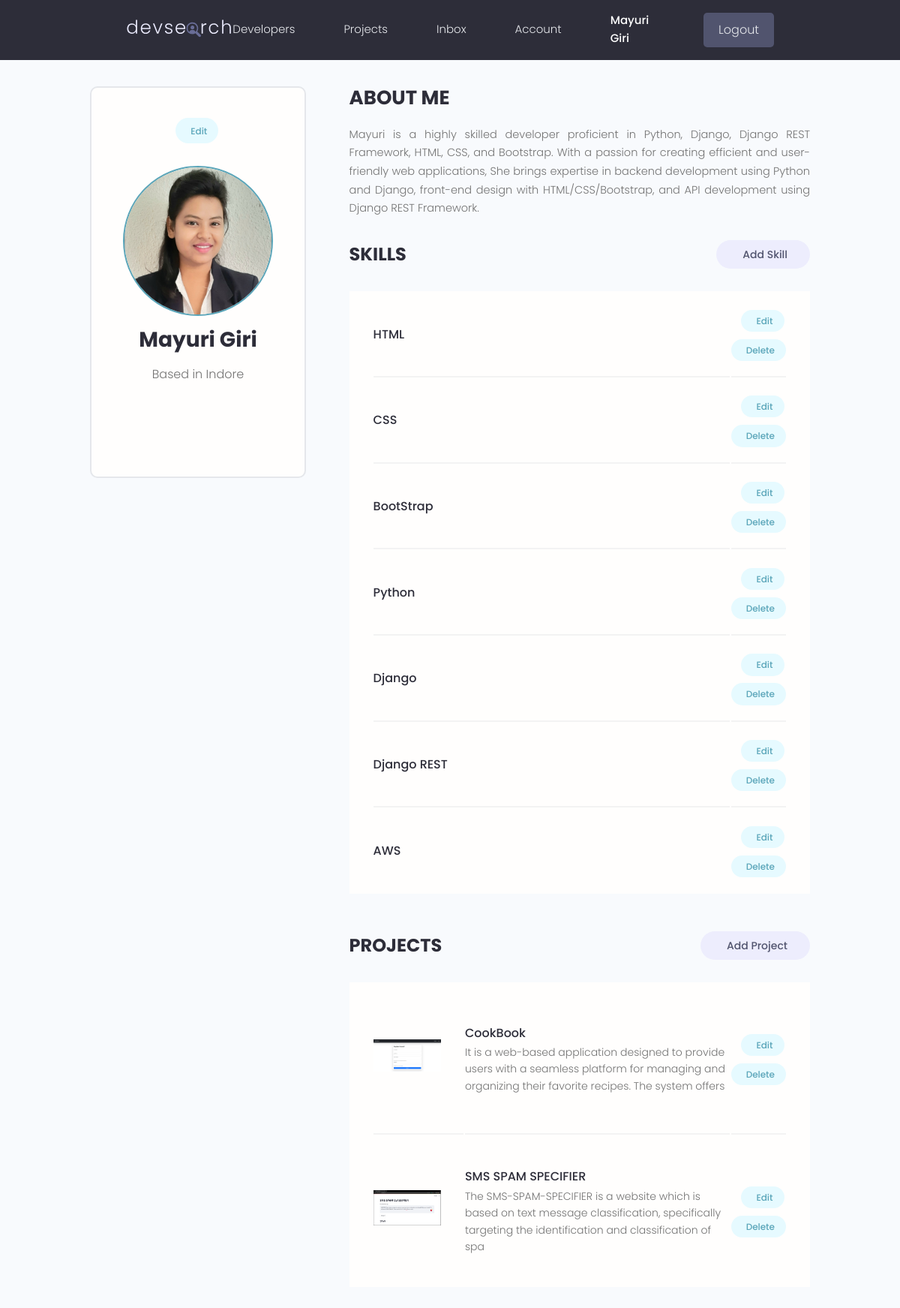
Screenshot of /account/ (signed in) with the database file from the repository.
### users/models.py (models this page shows, shortened)
class Profile(models.Model):
    user = models.OneToOneField(
        User, on_delete=models.CASCADE, null=True, blank=True)
    name = models.CharField(max_length=200, blank=True, null=True)
    email = models.EmailField(max_length=500, blank=True, null=True)
    username = models.CharField(max_length=200, blank=True, null=True)
    location = models.CharField(max_length=200, blank=True, null=True)
    short_intro = models.CharField(max_length=200, blank=True, null=True)
    bio = models.TextField(blank=True, null=True)
    profile_image = models.ImageField(null=True, blank=True, upload_to='profiles/', default="profiles/user-default.png")
    social_github = models.CharField(max_length=200, blank=True, null=True)
    social_twitter = models.CharField(max_length=200, blank=True, null=True)
    social_linkedin = models.CharField(max_length=200, blank=True, null=True)
    social_youtube = models.CharField(max_length=200, blank=True, null=True)
    social_website = models.CharField(max_length=200, blank=True, null=True)
    created = models.DateTimeField(auto_now_add=True)
    id = models.UUIDField(default=uuid.uuid4, unique=True,
                          primary_key=True, editable=False)
    class Meta:
        ordering = ['created']
    @property
    def imageURL(self):
        try:
            url = self.profile_image.url
        except:
            url = ''
        return url

class Skill(models.Model):
    owner = models.ForeignKey(
        Profile, on_delete=models.CASCADE, null=True, blank=True)
    name = models.CharField(max_length=200, blank=True, null=True)
    description = models.TextField(null=True, blank=True)
    created = models.DateTimeField(auto_now_add=True)
    id = models.UUIDField(default=uuid.uuid4, unique=True,
                          primary_key=True, editable=False)

### projects/models.py (models this page shows, shortened)
class Project(models.Model):
    owner = models.ForeignKey(
        Profile, null=True, blank=True, on_delete=models.CASCADE)
    title = models.CharField(max_length=200)
    description = models.TextField(null=True, blank=True)
    featured_image = models.ImageField(null=True, blank=True, default="default.jpg")
    demo_link = models.CharField(max_length=2000, null=True, blank=True)
    source_link = models.CharField(max_length=2000, null=True, blank=True)
    tags = models.ManyToManyField('Tag', blank=True)
    vote_total = models.IntegerField(default=0, null=True, blank=True)
    vote_ratio = models.IntegerField(default=0, null=True, blank=True)
    created = models.DateTimeField(auto_now_add=True)
    id = models.UUIDField(default=uuid.uuid4, unique=True, primary_key=True, editable=False)
    class Meta:
        ordering = ['-vote_ratio', '-vote_total', 'title']
    @property
    def imageURL(self):
        try:
            url = self.featured_image.url
        except:
            url = ''
        return url

### users/views.py (the view)
# urls.py: path('account/', views.userAccount, name="account"),
@login_required(login_url='login')
def userAccount(request):
    profile = request.user.profile
    skills = profile.skill_set.all()
    projects = profile.project_set.all()
    context = {'profile': profile, 'skills': skills, 'projects': projects}
    return render(request, 'users/account.html', context)

### users/templates/users/account.html (shortened to what this page needs)
{% extends 'main.html' %}
{% block content %}
<main class="settingsPage profile my-md">
  <div class="container">
    <div class="layout">
      <div class="column column--1of3">
        <div class="card text-center">
          <div class="card__body dev">
            <a class="tag tag--pill tag--main settings__btn" href="{% url 'edit-account' %}">
              Edit</a>
            <img class="avatar avatar--xl dev__avatar" src="{{profile.imageURL}}" />
            <h2 class="dev__name">{{profile.name}}</h2>
            <p class="dev__location">Based in {{profile.location}}</p>
            <ul class="dev__social">
            </ul>
          </div>
        </div>
      </div>
      <div class="column column--2of3">
        <div class="devInfo">
          <h3 class="devInfo__title">About Me</h3>
          <p class="devInfo__about">{{profile.bio}}</p>
        </div>
        <div class="settings">
          <h3 class="settings__title">Skills</h3>
          <a class="tag tag--pill tag--sub settings__btn tag--lg" href="{% url 'create-skill' %}"> Add Skill</a>
        </div>
        <table class="settings__table">
          {% for skill in skills %}
          <tr>
            <td class="settings__tableInfo">
              <h4>{{skill.name}}</h4>
            </td>
            <td class="settings__tableActions">
              <a class="tag tag--pill tag--main settings__btn" href="{% url 'update-skill' skill.id %}"> Edit</a>
              <a class="tag tag--pill tag--main settings__btn" href="{% url 'delete-skill' skill.id %}?next=/account">
                Delete</a>
            </td>
          </tr>
          {% endfor %}
        </table>
        <div class="settings">
          <h3 class="settings__title">Projects</h3>
          <a class="tag tag--pill tag--sub settings__btn tag--lg" href="{% url 'create-project' %}"> Add Project</a>
        </div>
        <table class="settings__table">
          {% for project in projects %}
          <tr>
            <td class="settings__thumbnail">
              <a href="{% url 'project' project.id %}"><img src="{{project.imageURL}}" alt="Project Thumbnail" /></a>
            </td>
            <td class="settings__tableInfo">
              <a href="{% url 'project' project.id %}">{{project.title}}</a>
              <p>{{project.description|slice:"150"}}</p>
            </td>
            <td class="settings__tableActions">
              <a class="tag tag--pill tag--main settings__btn" href="{% url 'update-project' project.id %}"> Edit</a>
              <a class="tag tag--pill tag--main settings__btn"
                href="{% url 'delete-project'  project.id %}?next=/account">
                Delete</a>
            </td>
          </tr>
          {% endfor %}
        </table>
      </div>
    </div>
  </div>
</main>
{% endblock %}

### templates/navbar.html (shortened to what this page needs)
{% load static %}
<header class="header">
    <div class="container container--narrow">
        <a href="{% url 'profiles' %}" class="header__logo">
            <img src="{% static 'images/logo.svg' %} " alt="DevSearch Logo" />
        </a>
        <nav class="header__nav">
            <ul class="header__menu">
                <li class="header__menuItem"><a href="{% url 'profiles' %}">Developers</a></li>
                <li class="header__menuItem"><a href="{% url 'projects' %}">Projects</a></li>
                {% if request.user.is_authenticated %}
                <li class="header__menuItem"><a href="{% url 'inbox' %}">Inbox</a></li>
                <li class="header__menuItem"><a href="{% url 'account' %}">Account</a></li>
                <a class="header__menuItem" style="color: white;">
                    {{request.user.first_name}}
                  </a>
                <li class="header__menuItem"><a href="{% url 'logout' %}" class="btn btn--sub">Logout</a></li>
                {% else %}
                <li class="header__menuItem"><a href="{% url 'login' %}" class="btn btn--sub">Login/Sign Up</a></li>
                {% endif %}
            </ul>
        </nav>
    </div>
</header>

### static/styles/app.css (style rules this page uses)
:root { --color-sub: #2d2d39; }
.btn--sub { background-color: var(--color-sub-light); }
.card { border: 2px solid var(--color-light); }
img { width: 100%; }
.header { position: sticky; z-index: 111; background-color: var(--color-sub); padding: 1.5rem 0; }
.header > .container { display: flex; justify-content: space-between; align-items: center; }
.header__logo > img { height: 3.8rem; }
.header__nav > ul { display: inline-flex; align-items: center; list-style: none; gap: 6.5rem; }
.header__menuItem > a { color: var(--color-light); font-weight: 300; }
.profile .card > .dev { padding: 4rem; }
.dev__avatar { display: block; margin: auto; }
.dev__name { color: var(--color-sub); font-size: 2.8rem; font-weight: 700; margin-top: 1rem; margin-bottom: 0.5rem; }
.dev__location { margin-top: 1rem; }
.dev__social { margin: 3rem 0; list-style: none; display: flex; justify-content: center; gap: 1.5rem; }
.devInfo { margin-bottom: 3rem; }
.devInfo__title, .devInfo__subtitle { font-size: 2.6rem; color: var(--color-sub); text-transform: uppercase; font-weight: 700; margin-bottom: 1.5rem; }
.devInfo__about, .devSkill__info { font-size: 1.45rem; line-height: 1.7; text-align: justify; }
.settingsPage .dev > .settings__btn { display: inline-block; margin-bottom: 3rem; }
.settings { display: flex; justify-content: space-between; align-items: center; }
.settings__title { font-size: 2.4rem; text-transform: uppercase; font-weight: 700; color: var(--color-sub); }
.settings__table { margin-top: 3rem; margin-bottom: 5rem; padding: 0 3rem; background: var(--color-white); }
.settings__table tr { width: 100%; }
.settings__table tr > td { padding: 2rem 0; }
.settings__table tr:not(:last-child) td { border-bottom: 2px solid var(--color-white-light); }
.settings__thumbnail { width: 23%; min-width: 10rem; }
.settings__thumbnail img { padding-right: 3rem; height: 15rem; object-fit: contain; }
.settings__tableInfo { width: 100%; }
.settings__tableInfo h4, .settings__tableInfo a { padding-right: 1rem; width: auto; font-size: 1.6rem; font-weight: 500; color: var(--color-sub); }
.settings__tableInfo p { font-size: 1.4rem; }
.settings__tableActions { text-align: right; }

### static/uikit/styles/modules/_variables.css (style rules this page uses)
:root { --color-main: #5aa5b9; --color-main-light: #e6faff; --color-sub: #3f4156; --color-sub-light: #51546e; --color-sub-lighter: #ededfd; --color-text: #737373; --color-gray: #8b8b8b; --color-light: #e5e7eb; --color-light-gray: #767676; --color-bg: #f8fafd; --color-white: #fffefd; --color-white-light: #f3f3f3; --color-success: #359e64; --color-success-bg: #def8e8; --color-error: #fc4b0b; --color-error-bg: #fff2ee; --font-base: 'Poppins', arial, helvetica, 'Segoe UI', roboto, ubuntu, sans-serif; --font-monospace: 'Fira Code', 'Courier New', courier, monospace; --font-regular: 300; --font-medium: 500; --font-bold: 700; --generic-shadow: 1px 1px 5px #00000010; --generic-transition: all 0.3s ease-in-out; }

### static/uikit/styles/modules/_base.css (style rules this page uses)
* { margin: 0; padding: 0; box-sizing: border-box; text-rendering: optimizeLegibility; color: inherit; font-size: inherit; }
html { font-size: 50%; }
@media only screen and (min-width: 480px) { html { font-size: 56.25%; } }
@media only screen and (min-width: 1200px) { html { font-size: 62.5%; } }
body { line-height: 1.6; font-weight: 400; font-size: 1.5rem; color: var(--color-text); background-color: var(--color-bg); min-height: 100vh; }

### static/uikit/styles/modules/_typography.css (style rules this page uses)
* { font-family: var(--font-base); }
h2 { font-size: 3.6rem; font-weight: var(--font-bold); }
h3 { font-size: 3.2rem; font-weight: var(--font-medium); }
h4 { font-size: 2.8rem; font-weight: var(--font-medium); }
p, span, strong { font-size: 1.6rem; color: var(--color-text); font-weight: var(--font-regular); }
a { padding-bottom: 2px; text-decoration: none; display: inline-block; color: var(--color-main); font-weight: var(--font-medium); }

### static/uikit/styles/modules/_utilities.css (style rules this page uses)
.container { width: 92%; max-width: 165rem; margin: 0 auto; box-sizing: border-box; }
.container--narrow { width: 92%; max-width: 120rem; }
@media screen and (min-width: 1000px) { .container { width: 90%; } }
@media screen and (min-width: 1000px) { .container--narrow { width: 85%; } }
@media screen and (min-width: 1200px) { .container { width: 80%; } }
@media screen and (min-width: 1200px) { .container--narrow { width: 72%; } }
.text-center { text-align: center; }
.my-md { margin: 3rem auto; }

### static/uikit/styles/modules/_avatar.css (style rules this page uses)
.avatar { border-radius: 50%; border: 2px solid var(--color-main); object-fit: cover; }
.avatar--xl { height: 20rem; width: 20rem; }

### rows the page displays
Profile: imageURL (picture), name "Mayuri Giri", location "Indore", bio "Mayuri is a highly skilled developer proficient in Python, Django, Django REST Framework, HTML, CSS, and Bootstrap. With a passion for creating efficient and user-friendly web applications, She brings expertise in backend development using Python and Django, front-end design with HTML/CSS/Bootstrap, and API development using Django REST Framework."
Skill: name "HTML"
Skill: name "CSS"
Skill: name "BootStrap"
Skill: name "Python"
Skill: name "Django"
Skill: name "Django REST"
Skill: name "AWS"
Project: imageURL (picture), title "CookBook", description "It is a web-based application designed to provide users with a seamless platform for managing and organizing their favorite recipes. The system offers"
Project: imageURL (picture), title "SMS SPAM SPECIFIER", description "The SMS-SPAM-SPECIFIER is a website which is based on text message classification, specifically targeting the identification and classification of spa"

### other values shown
{{ request.user.first_name }} "Mayuri Giri"
